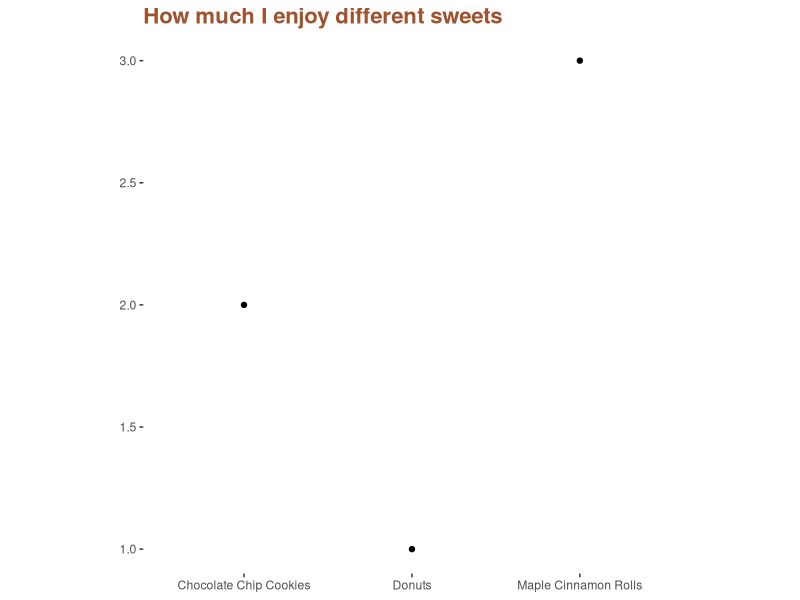
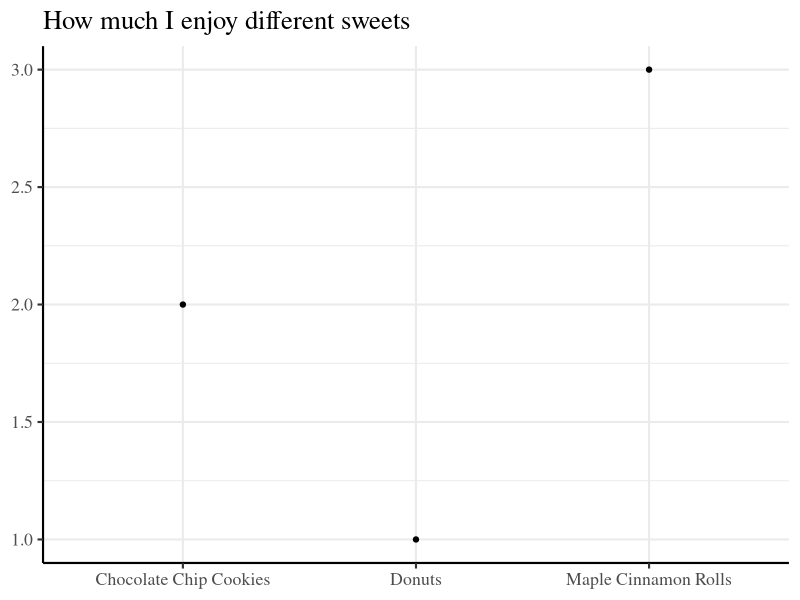

Generate these figures, in order, with R:
# HW 8 - themes
# Due April 10th at 11:59 pm

#Instructions:
  #Find a plot in one of the journals you read regularly and see if you can create a
  #custom theme that mimics the journal's style. Don't worry about the data (just use
  #one of the base plots from this week) and focus on the plot elements we have
  #learned about this week. On Blackboard, upload 1) your annotated standalone
  #code (with the call for the data frame) as a .R file and 2) a screenshot of the plot
  #you used as your template.

#AI Statement:
  #I used Google to help me solve some of my problems. 
  #I'm including this here because I'm pretty certain Google Gemini 
  #is fairly well embedded within all of Google's search results. However, 
  #I did not knowingly use any form of generative AI to complete this 
  #homework assignment.

#Theme Inspiration
  #The journals I read usually use some form of theme_classic() but I'll try to zhuzh it up a bit.
  #You can see the figure I uploaded is rather plain (B&W). It's from American Biology Teacher

library(tidyverse)
library(ggthemes)

df <- data.frame(
  x = c("Donuts", "Chocolate Chip Cookies", "Maple Cinnamon Rolls"),
  y = 1:3)
base <- ggplot(df, aes(x,y)) + geom_point()
base1 <- base + labs(title= "How much I enjoy different sweets") +
  xlab(NULL) + ylab(NULL)+ theme(plot.title = element_text(size=16, face= "bold", color= "sienna"))
          
base2 <-  base1 + theme(panel.background = element_blank())
base2 + theme(aspect.ratio = 1)

#Making a custom theme
my_theme <- function () {
  theme_bw(base_size=16, base_family="Times") %+replace%
    theme(
      panel.background = element_blank(),
      panel.border = element_blank(),           # Remove the full box
      axis.line.x.bottom = element_line(color = "black"), # Add bottom line
      axis.line.y.left   = element_line(color = "black"),  # Add left line
      plot.background = element_rect(fill="transparent",
                                     color=NA),
      legend.background = element_rect(fill="transparent",
                                       color=NA),
      legend.key = element_rect(fill="transparent",
                                color=NA)
    )
}


base2 + ggtitle("How much I enjoy different sweets") + my_theme()  

###### End Code for HW 8 ######
